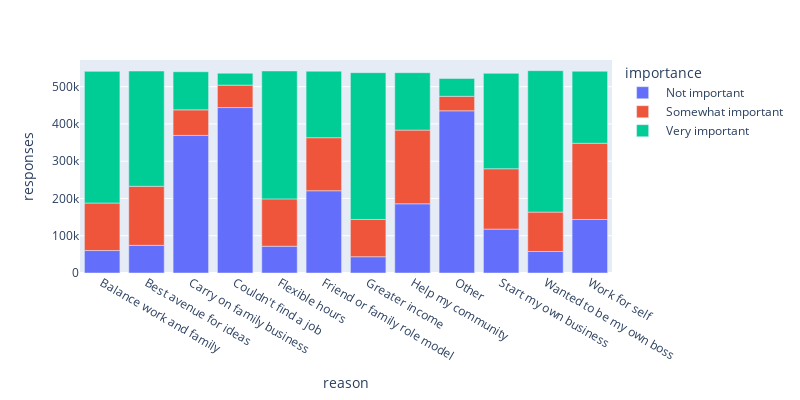

The notebook cell this image was saved under:
### Code cell
fig.show()

### Figure 1 — Plotly figure (JSON) as saved in the notebook; plotly's stock layout.template omitted (floating-point values rounded to 4 significant figures)
{"data": [{"alignmentgroup": "True", "hovertemplate": "importance= Not important<br>reason=%{x}<br>responses=%{y}<extra></extra>", "legendgroup": " Not important", "marker": {"color": "#636efa", "pattern": {"shape": ""}}, "name": " Not important", "offsetgroup": " Not important", "orientation": "v", "showlegend": true, "textposition": "auto", "type": "bar", "x": ["Balance work and family", "Best avenue for ideas", "Carry on family business", "Couldn't find a job", "Flexible hours", "Friend or family role model", "Greater income", "Help my community", "Other", "Start my own business", "Wanted to be my own boss", "Work for self"], "xaxis": "x", "y": [60218, 74221, 369140, 443838, 71858, 220683, 43704, 185687, 435167, 117725, 57743, 143483], "yaxis": "y"}, {"alignmentgroup": "True", "hovertemplate": "importance= Somewhat important<br>reason=%{x}<br>responses=%{y}<extra></extra>", "legendgroup": " Somewhat important", "marker": {"color": "#EF553B", "pattern": {"shape": ""}}, "name": " Somewhat important", "offsetgroup": " Somewhat important", "orientation": "v", "showlegend": true, "textposition": "auto", "type": "bar", "x": ["Balance work and family", "Best avenue for ideas", "Carry on family business", "Couldn't find a job", "Flexible hours", "Friend or family role model", "Greater income", "Help my community", "Other", "Start my own business", "Wanted to be my own boss", "Work for self"], "xaxis": "x", "y": [127503, 158487, 68566, 60180, 127010, 142380, 99891, 197656, 38953, 161993, 105639, 204618], "yaxis": "y"}, {"alignmentgroup": "True", "hovertemplate": "importance= Very important<br>reason=%{x}<br>responses=%{y}<extra></extra>", "legendgroup": " Very important", "marker": {"color": "#00cc96", "pattern": {"shape": ""}}, "name": " Very important", "offsetgroup": " Very important", "orientation": "v", "showlegend": true, "textposition": "auto", "type": "bar", "x": ["Balance work and family", "Best avenue for ideas", "Carry on family business", "Couldn't find a job", "Flexible hours", "Friend or family role model", "Greater income", "Help my community", "Other", "Start my own business", "Wanted to be my own boss", "Work for self"], "xaxis": "x", "y": [353279, 309141, 102342, 32011, 343219, 178341, 393835, 154036, 47727, 255919, 379524, 193267], "yaxis": "y"}], "layout": {"barmode": "relative", "height": 400, "legend": {"title": {"text": "importance"}, "tracegroupgap": 0}, "margin": {"t": 60}, "width": 800, "xaxis": {"anchor": "y", "autorange": true, "domain": [0, 1], "range": [-0.5, 11.5], "title": {"text": "reason"}, "type": "category"}, "yaxis": {"anchor": "x", "autorange": true, "domain": [0, 1], "range": [0, 571480], "title": {"text": "responses"}, "type": "linear"}}}
